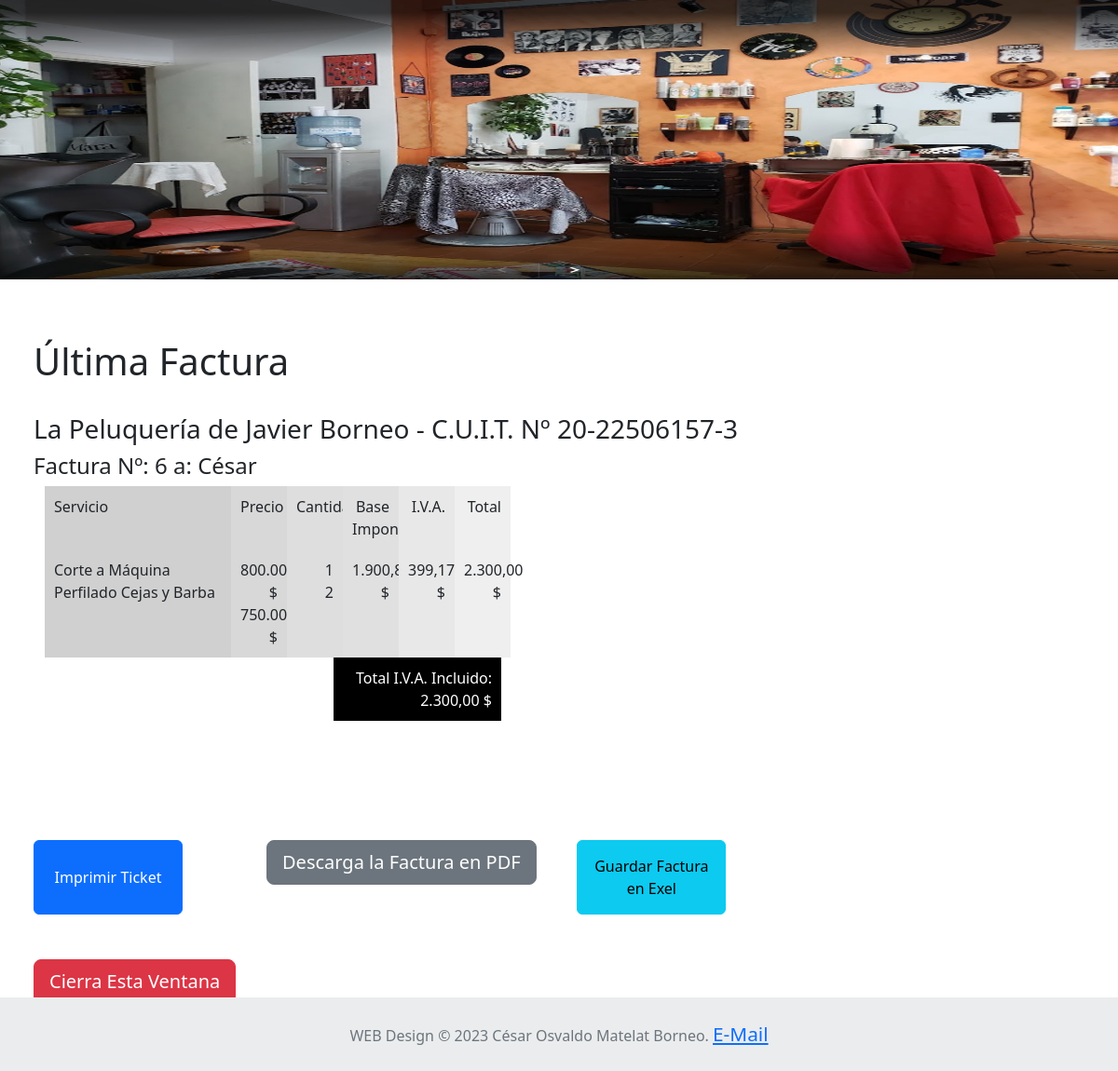
The app's page /invoice.php with its own data.
### tables this page shows
CREATE TABLE `invoice` (
  `id` int(11) NOT NULL,
  `client_id` int(11) DEFAULT NULL,
  `total` decimal(11,2) NOT NULL,
  `inv_date` date NOT NULL,
  `inv_time` time NOT NULL
);

CREATE TABLE `client` (
  `id` int(11) NOT NULL,
  `name` varchar(32) NOT NULL,
  `surname` varchar(32) NOT NULL,
  `surname2` varchar(32) DEFAULT NULL,
  `address` varchar(255) NOT NULL,
  `phone` varchar(12) NOT NULL,
  `email` varchar(48) NOT NULL,
  `pass` varchar(128) NOT NULL,
  `bday` date NOT NULL,
  `date` date NOT NULL,
  `time` time NOT NULL
);

CREATE TABLE `service` (
  `id` int(11) NOT NULL,
  `service` varchar(128) NOT NULL,
  `price` decimal(11,2) NOT NULL,
  `img` varchar(128) NOT NULL
);

CREATE TABLE `sold` (
  `id` int(11) NOT NULL,
  `invoice_id` int(11) NOT NULL,
  `service_id` int(11) NOT NULL,
  `qtty` int(11) NOT NULL
);

### invoice.php (the view, shortened to what this page needs)
<?php
include "includes/conn.php";
include "getdata.php";
include "includes/header.php";
$sql = "SELECT *, DATE_FORMAT(inv_date,'%d %M %Y') as date FROM invoice ORDER BY id DESC LIMIT 1;";
$stmt = $conn->prepare($sql);
$stmt->execute();
$row = $stmt->fetch(PDO::FETCH_OBJ);
$id = $row->id;
$client = getClient($conn, $row->client_id);
$total = $row->total;
$i = 0;
$qtty = "";
$service = [];
$price = [];
$sql = "SELECT * FROM sold WHERE invoice_id=$id;";
$stmt = $conn->prepare($sql);
$stmt->execute();
while ($row = $stmt->fetch(PDO::FETCH_OBJ))
{
    $service[$i] = [];
    $price[$i] = [];
    $services[$i] = $row->service_id;
    $qtty .= $row->qtty . "<br>";
    $i++;
}
getService($conn, $services, "html");
?>
<img alt="logo" src="img/logo.jpg" height="300" width="100%"/>
<br>
<section class="container-fluid pt-3">
    <div class="row">
        <div class="col-md-1" style="width: 2%;"></div>
            <div class="col-md-10">
                <div id="view1">
					<br><br>
                    <h1>Última Factura</h1>
                    <br>
					<?php
					echo '<div id="printable0">
					<h3>La Peluquería de Javier Borneo - C.U.I.T. Nº 20-22506157-3</h3>
					<h4>Factura Nº: ' . $id . ' a: ' . $client . '</h4>
						<div class="row">
                            <div style="width: 1px;"></div>
                            <div class="column left" style="background-color:#d0d0d0;">
                            Servicio
                            </div>
                            <div class="column middle" style="background-color:#d8d8d8; text-align:right;">
                            Precio
                            </div>
                            <div class="column right" style="background-color:#dedede; text-align:right;">
                            Cantidad
                            </div>
                            <div class="column moreright" style="background-color:#e0e0e0; text-align:right;">
                            Base Imponible
                            </div>
                            <div class="column moreright" style="background-color:#e8e8e8; text-align:right;">
                            I.V.A.
                            </div>
                            <div class="column moreright" style="background-color:#efefef; text-align:right;">
                            Total
                            </div>
						</div>
						<div class="row">
                            <div style="width: 1px;"></div>
                            <div class="column left" style="background-color:#d0d0d0;">';
                            for ($i = 0; $i < count($service); $i++)
                            {
                                echo $service[0][$i];
                            }
                            echo '</div>
                            <div class="column middle" style="background-color:#d8d8d8; text-align:right;">';
                            for ($i = 0; $i < count($service); $i++)
                            {
                                echo $price[0][$i];
                            }
                            echo '</div>
                            <div class="column right" style="background-color:#dedede; text-align:right;">';
                            echo $qtty;
                            echo '</div>
                            <div class="column moreright" style="background-color:#e0e0e0; text-align:right;">';
                            echo number_format((float)$total * 100 / 121, 2, ',', '.') . " $";
                            echo '</div>
                            <div class="column moreright" style="background-color:#e8e8e8; text-align:right;">';
                            echo number_format((float)$total * 100 / 121 * .21, 2, ',', '.') . " $";
                            echo '</div>
                            <div class="column moreright" style="background-color:#efefef; text-align:right;">';
                            echo number_format((float)$total, 2, ',', '.') . " $";
                            echo '</div>
                        </div>
                        <div class="row">
					    <div class="column total" style="background-color:#000; text-align:right; color:white; margin-left:33.4%">Total I.V.A. Incluido: ' . number_format((float)$total, 2, ",", ".") . ' $</div></div>
					</div>
                    <a id="image0" download="Factura Nº: ' . $id . ' a: ' . $client . '.png"></a>
                    <br><br><br><br><br>
                    <div class="row">
                    <div class="col-md-3">
                        <button onclick="printIt(-1)" style="width:160px; height:80px;" class="btn btn-primary">Imprimir Ticket</button>
                    </div>
                    <div class="col-md-4">
                        <button onclick="pdfDown(0)" class="btn btn-secondary btn-lg">Descarga la Factura en PDF</button>
                    </div>
                    <div class="col-md-5">
                        <button onclick="window.open(\'saveIt.php?id=' . $id . '\', \'_blank\')" style="width:160px; height:80px;" class="btn btn-info">Guardar Factura en Exel</button>
                    <script>capture(0);</script>
                    </div>
                    </div>';
					?>
                    <br><br>
                    <button class="btn btn-danger btn-lg" onclick="window.close()">Cierra Esta Ventana</button>
                    <br><br><br><br>
				</div>
            </div>
        <div class="col-md-1" style="width: 2%;"></div>
    </div>
</section>

### includes/header.php (shortened to what this page needs)
<!DOCTYPE html>
<html lang="es">
<head>
    <link rel="stylesheet" href="https://cdnjs.cloudflare.com/ajax/libs/bootstrap/5.2.2/css/bootstrap.min.css" />
    <link rel="stylesheet" href="css/style.css">
</head>
<body>

### getdata.php (shortened to what this page needs)
<?php
function getClient($conn, $id)
{
    if ($id == null)
    {
        $id = "Consumidor Final";
        return $id;
    }
    else
    {
        $sql_client = "SELECT name FROM client WHERE id=$id";
        $stmt = $conn->prepare($sql_client);
        $stmt->execute();
        $row_client = $stmt->fetch(PDO::FETCH_OBJ);
        return $row_client->name;
    }
}
function getService($conn, $services, $where)
{
    global $service, $price;
    if (count($services) == count($services, COUNT_RECURSIVE))
    {
        for ($i = 0; $i < count($services); $i++)
        {
            $sql = "SELECT service, price FROM service WHERE id='$services[$i]'";
            $stmt = $conn->prepare($sql);
            $stmt->execute();
            if ($stmt->rowCount() > 0)
            {
                $row_service = $stmt->fetch(PDO::FETCH_OBJ);
                if ($where == "html")
                {
                    $service[0][$i] = $row_service->service . "<br>";
                    $price[0][$i] = $row_service->price . " $<br>";
                }
                else
                {
                    $service[0][$i] = $row_service->service . "\n";
                    $price[0][$i] = $row_service->price . " $\n";
                }
            }
        }
    }
}
?>

### css/style.css (style rules this page uses)
label, input, a { font-size: 1.3rem; }
.column { float: left; padding: 10px; }
.left { width: 20%; }
.middle, .right, .moreright { width: 6%; }
.total { width: 18%; }
.row::after { content: ""; display: table; clear: both; }

### records on screen
invoice: client.name "César", (float)$total*100/121 "1.900,83", (float)$total*100/121*.21 "399,17", total "2.300,00"
service: service "Corte a Máquina", price "800.00"
service: service "Perfilado Cejas y Barba", price "750.00"
sold: qtty "1"
sold: qtty "2"

### other values on screen
$id "6"
